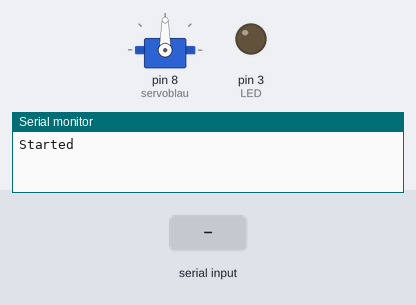
The sketch below on a simulated Arduino Uno, built with avr-gcc and run on an emulated ATmega328P. On the bench: servo, output pins drawn as LEDs (lit = HIGH), the last lines printed to the serial monitor. The test bench sets the inputs (shaded band).

Above: at 1.2 s.
1.3 s: "3" received over the second serial link
At 2.2 s:
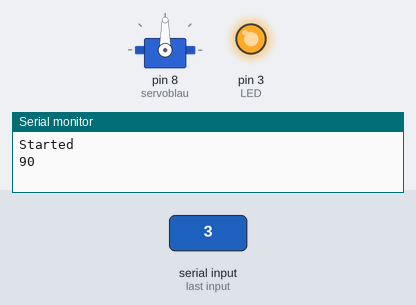
2.8 s: "0" received over the second serial link
At 3.4 s:
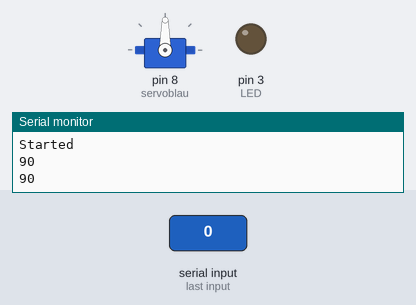
Timing chart, 0 to 5.8 s (numbered marks = the images above; inputs shaded):
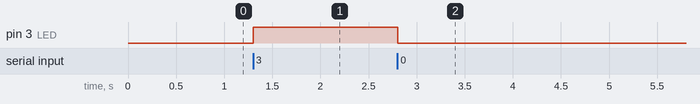

The sketch:

basic_bluetooth.ino
```cpp
#include "SoftwareSerial.h"
#include <Servo.h>

Servo servoblau;
SoftwareSerial serial_connection(10, 11);//Create a serial connection with TX and RX on these pins

char inData;
int winkel = 90;
int LED = 3;
int SCHRITT =  5;
int WINKEL_R = 65;
int WINKEL_L = 115;

void setup()
{
  Serial.begin(9600);//Initialize communications to the serial monitor in the Arduino IDE
  serial_connection.begin(9600);//Initialize communications with the bluetooth module
  Serial.println("Started");//Tell the serial monitor that the sketch has started.
  pinMode(LED, OUTPUT);
  servoblau.attach(8);
}
void loop()
{
  byte byte_count=serial_connection.available();//This gets the number of bytes that were sent by the python script
  if(byte_count)//If there are any bytes then deal with them
  {
    inData=serial_connection.read();
    if(inData=='0'){
      digitalWrite(LED,0);
    }
    if(inData=='1'){
      if(winkel<WINKEL_L){
        winkel = winkel + SCHRITT;
      }
      digitalWrite(LED, 0);
    }
    if(inData=='2'){
      if(winkel>WINKEL_R){
        winkel = winkel - SCHRITT;
      }
      digitalWrite(LED, 0);
    }
    if(inData=='3'){
      digitalWrite(LED, 1);
    }
    if(inData=='4'){
      if(winkel<WINKEL_L){
        winkel = winkel + SCHRITT;
      }
      digitalWrite(LED, 1);
    }
    if(inData=='5'){
      if(winkel>WINKEL_R){
        winkel = winkel - SCHRITT;
      }
      digitalWrite(LED, 1);
    }
    servoblau.write(winkel);
    Serial.println(winkel);
  }
  delay(100);//Pause for a moment
}
```

Measured:
- after the input at 1.3 s, pin 3 (LED): LOW → HIGH at once
- after the input at 2.8 s, pin 3 (LED): HIGH → LOW at once
